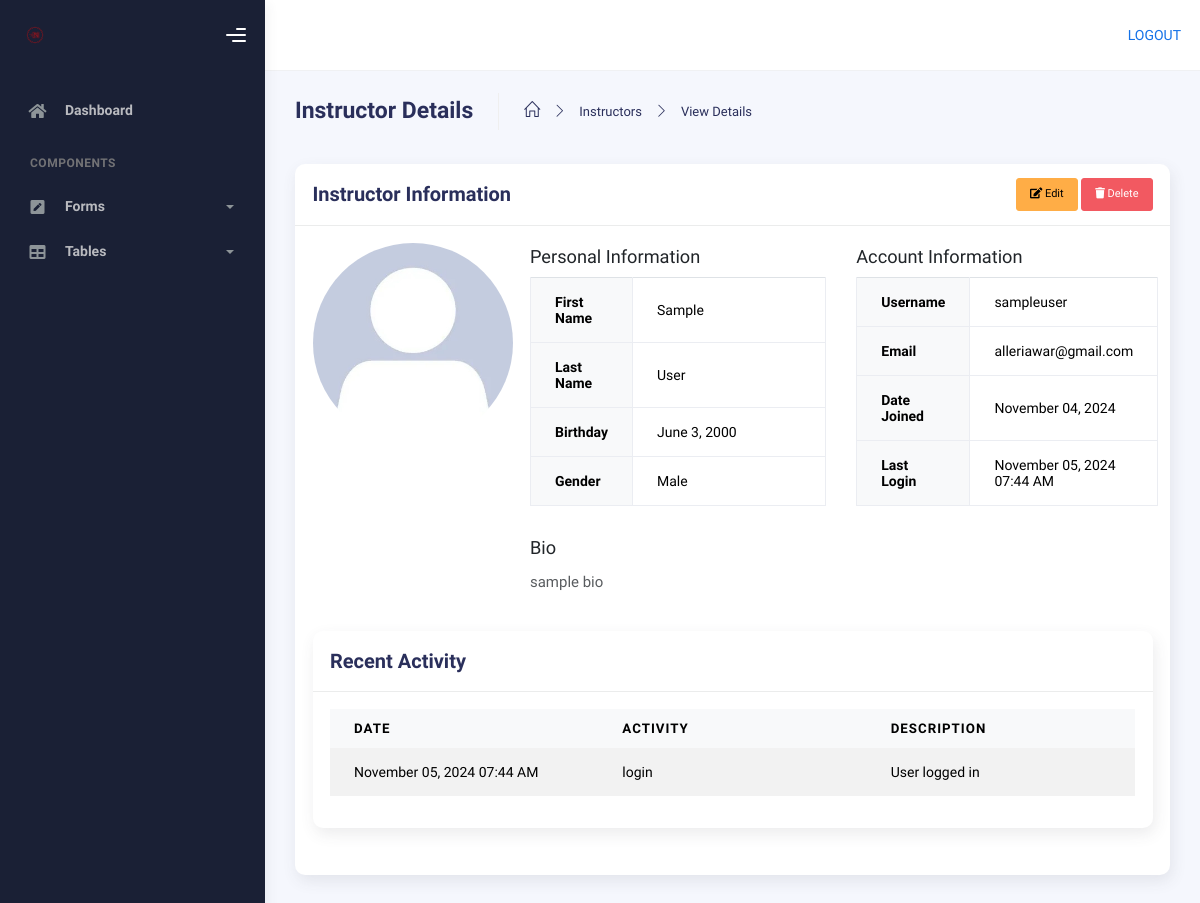
The page /admin-page/instructor/5/view/ (signed in) on the database as committed earlier.
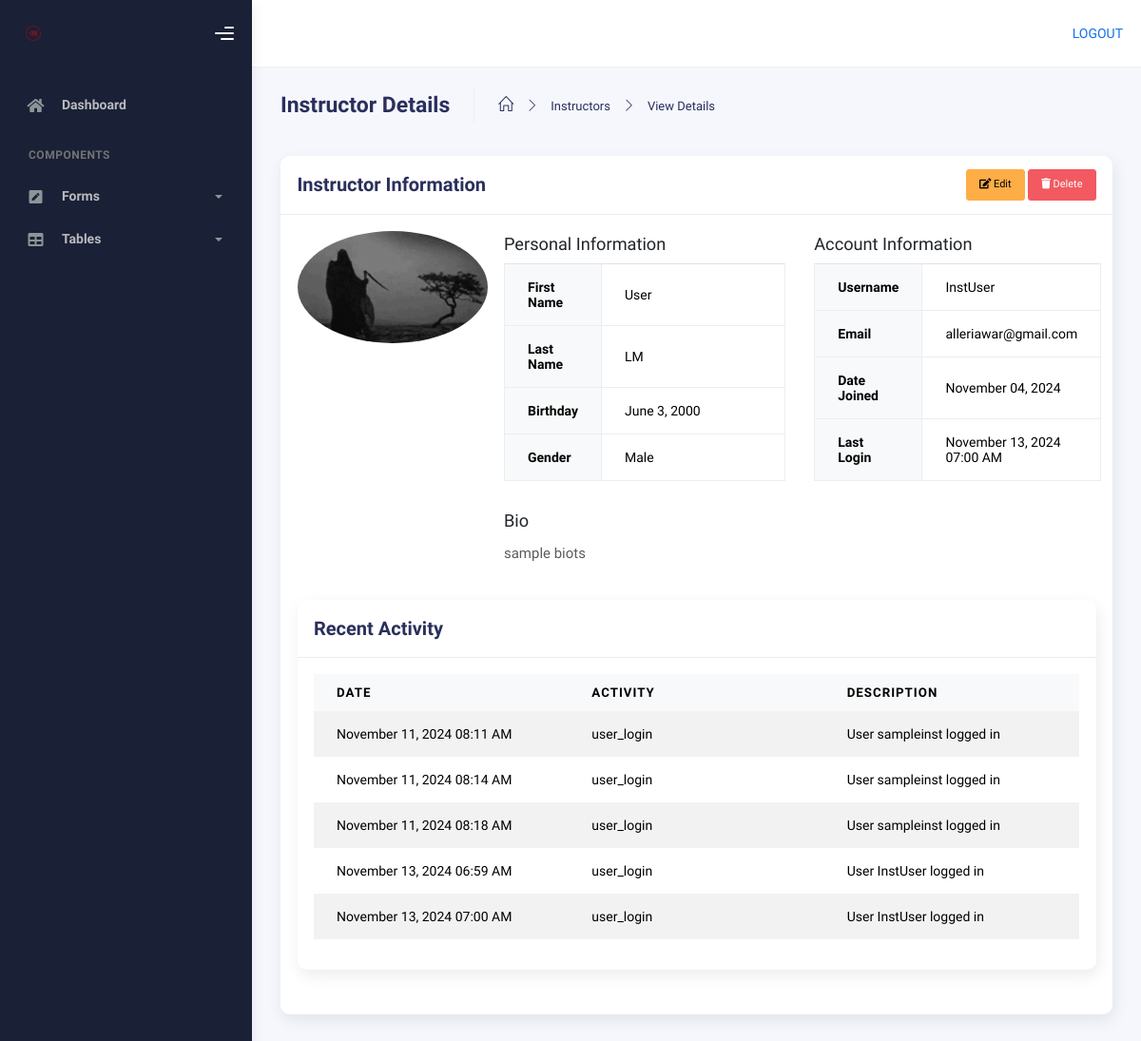
The same page on the database as committed later.
### AppCodingNexus/models.py (models this page shows, shortened)
class UserProfile(models.Model):
    user = models.OneToOneField(User, on_delete=models.CASCADE)
    studentID = models.IntegerField(null=True, blank=True)
    display_photo = models.ImageField(upload_to='profile_pics/', default='default.jpg')
    firstname = models.CharField(max_length=50)
    lastname = models.CharField(max_length=50)
    birthday = models.DateField()
    gender = models.CharField(max_length=15, null=True, blank=True)
    role = models.CharField(max_length=20,choices=[('Student', 'Student'), ('Instructor', 'Instructor')], blank=True)
    bio = models.TextField(blank=True)
    is_deleted = models.BooleanField(default=False)
    deletion_requested = models.DateTimeField(null=True, blank=True)

class UserActivity(models.Model):
    user = models.ForeignKey(User, on_delete=models.CASCADE)
    activity_type = models.CharField(max_length=100)
    date = models.DateTimeField()
    description = models.TextField(blank=True, null=True)

### AppCodingNexus/views.py (the view)
# urls.py: path('admin-page/instructor/<int:pk>/view/', views.instructor_view, name='instructor-view'),
@login_required(login_url='login')
def instructor_view(request, pk):
    instructor = get_object_or_404(UserProfile, pk=pk, role='Instructor')
    return render(request, 'admin_page/forms/instructor_view.html', {'instructor': instructor})

### templates/admin_page/forms/instructor_view.html (shortened to what this page needs)
{% extends "admin_page/base.html" %}
{% load static %}
{% block content %}
<div class="container">
  <div class="page-inner">
    <div class="page-header">
      <h3 class="fw-bold mb-3">Instructor Details</h3>
      <ul class="breadcrumbs mb-3">
        <li class="nav-home">
          <a href="{% url 'admin-page' %}">
            <i class="icon-home"></i>
          </a>
        </li>
        <li class="separator">
          <i class="icon-arrow-right"></i>
        </li>
        <li class="nav-item">
          <a href="{% url 'instructor-list' %}">Instructors</a>
        </li>
        <li class="separator">
          <i class="icon-arrow-right"></i>
        </li>
        <li class="nav-item">
          <a href="#">View Details</a>
        </li>
      </ul>
    </div>
    <div class="row">
      <div class="col-md-12">
        <div class="card">
          <div class="card-header">
            <div class="d-flex justify-content-between align-items-center">
              <h4 class="card-title">Instructor Information</h4>
              <div>
                <a href="{% url 'instructor-edit' instructor.id %}" class="btn btn-warning btn-sm">
                  <i class="fas fa-edit"></i> Edit
                </a>
                <button type="button" class="btn btn-danger btn-sm" data-toggle="modal" data-target="#deleteModal">
                  <i class="fas fa-trash"></i> Delete
                </button>
              </div>
            </div>
          </div>
          <div class="card-body">
            <div class="row">
              <div class="col-md-3 text-center mb-4">
                <img src="{{ instructor.display_photo.url }}"
                     alt="Profile Photo"
                     class="rounded-circle img-fluid"
                     style="max-width: 200px;">
              </div>
              <div class="col-md-9">
                <div class="row">
                  <div class="col-md-6">
                    <h5 class="font-weight-bold">Personal Information</h5>
                    <table class="table table-bordered">
                      <tr>
                        <th>First Name</th>
                        <td>{{ instructor.firstname }}</td>
                      </tr>
                      <tr>
                        <th>Last Name</th>
                        <td>{{ instructor.lastname }}</td>
                      </tr>
                      <tr>
                        <th>Birthday</th>
                        <td>{{ instructor.birthday }}</td>
                      </tr>
                      <tr>
                        <th>Gender</th>
                        <td>{{ instructor.gender }}</td>
                      </tr>
                    </table>
                  </div>
                  <div class="col-md-6">
                    <h5 class="font-weight-bold">Account Information</h5>
                    <table class="table table-bordered">
                      <tr>
                        <th>Username</th>
                        <td>{{ instructor.user.username }}</td>
                      </tr>
                      <tr>
                        <th>Email</th>
                        <td>{{ instructor.user.email }}</td>
                      </tr>
                      <tr>
                        <th>Date Joined</th>
                        <td>{{ instructor.user.date_joined|date:"F d, Y" }}</td>
                      </tr>
                      <tr>
                        <th>Last Login</th>
                        <td>{{ instructor.user.last_login|date:"F d, Y h:i A" }}</td>
                      </tr>
                    </table>
                  </div>
                </div>
                {% if instructor.bio %}
                <div class="row mt-3">
                  <div class="col-12">
                    <h5 class="font-weight-bold">Bio</h5>
                    <p class="text-muted">{{ instructor.bio }}</p>
                  </div>
                </div>
                {% endif %}
              </div>
            </div>
            <div class="row mt-4">
              <div class="col-12">
                <div class="card">
                  <div class="card-header">
                    <h4 class="card-title">Recent Activity</h4>
                  </div>
                  <div class="card-body">
                    <div class="table-responsive">
                      <table class="table table-striped">
                        <thead>
                          <tr>
                            <th>Date</th>
                            <th>Activity</th>
                            <th>Description</th>
                          </tr>
                        </thead>
                        <tbody>
                          {% for activity in instructor.user.useractivity_set.all|slice:":10" %}
                          <tr>
                            <td>{{ activity.date|date:"F d, Y h:i A" }}</td>
                            <td>{{ activity.activity_type }}</td>
                            <td>{{ activity.description }}</td>
                          </tr>
                          {% empty %}
                          <tr>
                            <td colspan="3" class="text-center">No activity recorded</td>
                          </tr>
                          {% endfor %}
                        </tbody>
                      </table>
                    </div>
                  </div>
                </div>
              </div>
            </div>
          </div>
        </div>
      </div>
    </div>
  </div>
</div>
{% endblock %}

### templates/admin_page/base.html (shortened to what this page needs)
{% load static %}
<html lang="en">
  <head>
    <link rel="stylesheet" href="{% static 'css/bootstrap.min.css' %}" />
    <link rel="stylesheet" href="{% static 'css/plugins.min.css' %}" />
    <link rel="stylesheet" href="{% static 'css/kaiadmin.min.css' %}" />
    <link rel="stylesheet" href="{% static 'css/demo.css' %}" />
  </head>
  <body>
    <div class="wrapper">
      <div class="sidebar" data-background-color="dark">
        <div class="sidebar-logo">
          <div class="logo-header" data-background-color="dark">
            <a href="{% url 'admin-page' %}" class="logo">
              <img
                src="{% static 'img/logocn.png' %}"
                alt="navbar brand"
                class="navbar-brand"
                height="20"
              />
            </a>
            <div class="nav-toggle">
              <button class="btn btn-toggle toggle-sidebar">
                <i class="gg-menu-right"></i>
              </button>
            </div>
          </div>
        </div>
        <div class="sidebar-wrapper scrollbar scrollbar-inner">
          <div class="sidebar-content">
            <ul class="nav nav-secondary">
              <li class="nav-item">
                <a
                  href="{% url 'admin-page' %}"
                  class="collapsed"
                  aria-expanded="false"
                >
                  <i class="fas fa-home"></i>
                  <p>Dashboard</p>
                </a>
              </li>
              <li class="nav-section">
                <h4 class="text-section">Components</h4>
              </li>
              <li class="nav-item">
                <a data-bs-toggle="collapse" href="#forms">
                  <i class="fas fa-pen-square"></i>
                  <p>Forms</p>
                  <span class="caret"></span>
                </a>
              </li>
              <li class="nav-item">
                <a data-bs-toggle="collapse" href="#tables">
                  <i class="fas fa-table"></i>
                  <p>Tables</p>
                  <span class="caret"></span>
                </a>
              </li>
            </ul>
          </div>
        </div>
      </div>
      <div class="main-panel">
        <div class="main-header">
          <nav
            class="navbar navbar-header navbar-header-transparent navbar-expand-lg border-bottom"
          >
            <div class="container-fluid">
              <ul class="navbar-nav topbar-nav ms-md-auto align-items-center">
                  <div class="nav-item"><a href="{% url 'logout' %}">LOGOUT</a></div>
              </ul>
            </div>
          </nav>
        </div>
        {% block content %}{% endblock %}
    </div>
    </div>
  </body>
</html>

### templates/admin_page/forms/instructor_view.html (style rules this page uses)
.table th { width: 30%; background-color: #f8f9fa; }

Rows that differ between the two databases and show on the page:
removed UserActivity: date "November 05, 2024 07:44 AM", activity_type "login", description "User logged in"
changed UserProfile "User": display_photo: picture added in place of a placeholder; firstname "Sample" → "User"; lastname "User" → "LM"; user.username "sampleuser" → "InstUser"; user.last_login "November 05, 2024 07:44 AM" → "November 13, 2024 07:00 AM"; bio "sample bio" → "sample biots"
added UserActivity: date "November 11, 2024 08:11 AM", activity_type "user_login", description "User sampleinst logged in"
added UserActivity: date "November 11, 2024 08:14 AM", activity_type "user_login", description "User sampleinst logged in"
added UserActivity: date "November 11, 2024 08:18 AM", activity_type "user_login", description "User sampleinst logged in"
added UserActivity: date "November 13, 2024 06:59 AM", activity_type "user_login", description "User InstUser logged in"
added UserActivity: date "November 13, 2024 07:00 AM", activity_type "user_login", description "User InstUser logged in"
